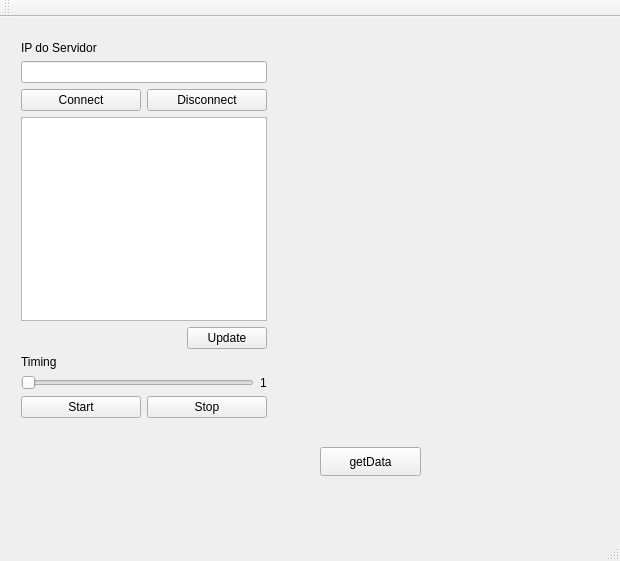
<?xml version="1.0" encoding="UTF-8"?>
<ui version="4.0">
 <class>MainWindow</class>
 <widget class="QMainWindow" name="MainWindow">
  <property name="geometry">
   <rect>
    <x>0</x>
    <y>0</y>
    <width>620</width>
    <height>561</height>
   </rect>
  </property>
  <property name="windowTitle">
   <string>MainWindow</string>
  </property>
  <widget class="QWidget" name="centralWidget">
   <widget class="QPushButton" name="pushButtonGet">
    <property name="geometry">
     <rect>
      <x>320</x>
      <y>430</y>
      <width>101</width>
      <height>29</height>
     </rect>
    </property>
    <property name="text">
     <string>getData</string>
    </property>
   </widget>
   <widget class="QWidget" name="widget" native="true">
    <property name="geometry">
     <rect>
      <x>250</x>
      <y>11</y>
      <width>350</width>
      <height>399</height>
     </rect>
    </property>
   </widget>
   <widget class="QWidget" name="">
    <property name="geometry">
     <rect>
      <x>10</x>
      <y>13</y>
      <width>268</width>
      <height>399</height>
     </rect>
    </property>
    <layout class="QVBoxLayout" name="verticalLayout_3">
     <item>
      <layout class="QVBoxLayout" name="verticalLayout">
       <item>
        <widget class="QLabel" name="labelNome">
         <property name="text">
          <string>IP do Servidor</string>
         </property>
        </widget>
       </item>
       <item>
        <widget class="QLineEdit" name="lineEditIP"/>
       </item>
       <item>
        <layout class="QHBoxLayout" name="horizontalLayout">
         <item>
          <widget class="QPushButton" name="pushButtonConnect">
           <property name="text">
            <string>Connect</string>
           </property>
          </widget>
         </item>
         <item>
          <widget class="QPushButton" name="pushButtonDisconnect">
           <property name="text">
            <string>Disconnect</string>
           </property>
          </widget>
         </item>
        </layout>
       </item>
      </layout>
     </item>
     <item>
      <widget class="QListWidget" name="listWidgetIP"/>
     </item>
     <item>
      <layout class="QHBoxLayout" name="horizontalLayout_4">
       <item>
        <spacer name="horizontalSpacer">
         <property name="orientation">
          <enum>Qt::Horizontal</enum>
         </property>
         <property name="sizeHint" stdset="0">
          <size>
           <width>178</width>
           <height>20</height>
          </size>
         </property>
        </spacer>
       </item>
       <item>
        <widget class="QPushButton" name="pushButtonUpdate">
         <property name="text">
          <string>Update</string>
         </property>
        </widget>
       </item>
      </layout>
     </item>
     <item>
      <layout class="QVBoxLayout" name="verticalLayout_2">
       <item>
        <widget class="QLabel" name="label">
         <property name="text">
          <string>Timing</string>
         </property>
        </widget>
       </item>
       <item>
        <layout class="QHBoxLayout" name="horizontalLayout_2">
         <item>
          <widget class="QSlider" name="horizontalSliderTiming">
           <property name="orientation">
            <enum>Qt::Horizontal</enum>
           </property>
          </widget>
         </item>
         <item>
          <widget class="QLabel" name="labelTiming">
           <property name="text">
            <string>1</string>
           </property>
          </widget>
         </item>
        </layout>
       </item>
      </layout>
     </item>
     <item>
      <layout class="QHBoxLayout" name="horizontalLayout_3">
       <item>
        <widget class="QPushButton" name="pushButtonStart">
         <property name="text">
          <string>Start</string>
         </property>
        </widget>
       </item>
       <item>
        <widget class="QPushButton" name="pushButtonStop">
         <property name="text">
          <string>Stop</string>
         </property>
        </widget>
       </item>
      </layout>
     </item>
    </layout>
   </widget>
  </widget>
  <widget class="QMenuBar" name="menuBar">
   <property name="geometry">
    <rect>
     <x>0</x>
     <y>0</y>
     <width>620</width>
     <height>22</height>
    </rect>
   </property>
  </widget>
  <widget class="QToolBar" name="mainToolBar">
   <attribute name="toolBarArea">
    <enum>TopToolBarArea</enum>
   </attribute>
   <attribute name="toolBarBreak">
    <bool>false</bool>
   </attribute>
  </widget>
  <widget class="QStatusBar" name="statusBar"/>
 </widget>
 <layoutdefault spacing="6" margin="11"/>
 <resources/>
 <connections>
  <connection>
   <sender>horizontalSliderTiming</sender>
   <signal>valueChanged(int)</signal>
   <receiver>labelTiming</receiver>
   <slot>setNum(int)</slot>
   <hints>
    <hint type="sourcelabel">
     <x>191</x>
     <y>410</y>
    </hint>
    <hint type="destinationlabel">
     <x>238</x>
     <y>407</y>
    </hint>
   </hints>
  </connection>
 </connections>
</ui>
